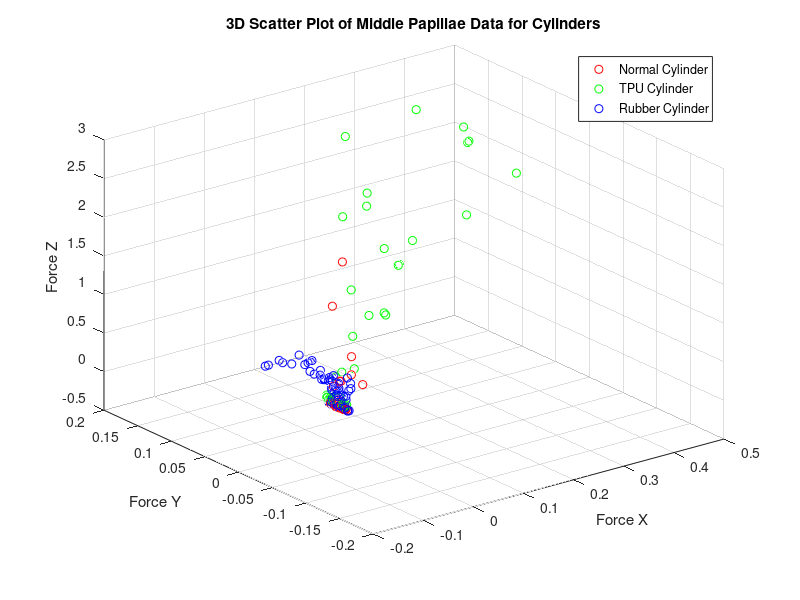
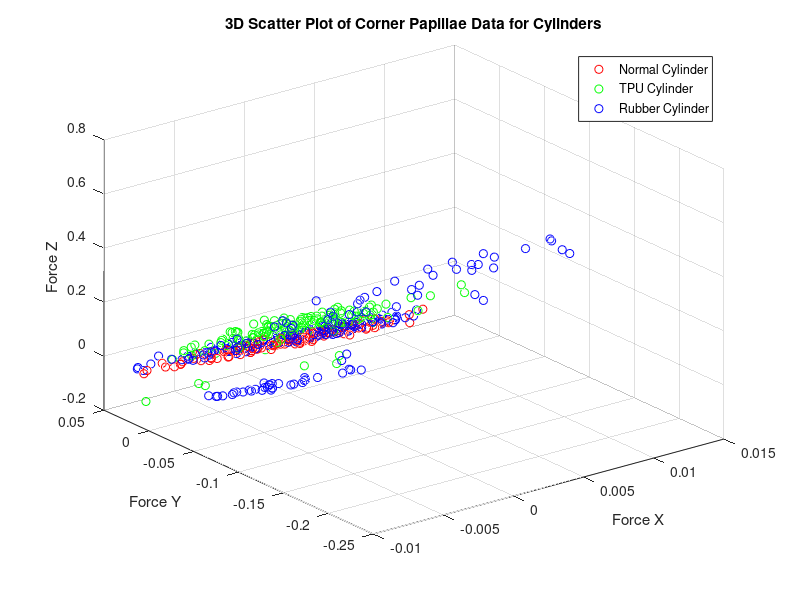

The MATLAB source for these figures, in order:
%% A.3.a
% ALl DATA
% cylinder_normal = load('Data_set/cylinder_papillarray_single.mat');
% cylinder_TPU = load('Data_set/cylinder_TPU_papillarray_single.mat');
% cylinder_rubber = load('Data_set/cylinder_rubber_papillarray_single.mat');

% PEAK DATA
cylinder_normal = load('Peak_Data/cylinder_peak_data.mat');
cylinder_TPU = load('Peak_Data/cylinder_TPU_peak_data.mat');
cylinder_rubber = load('Peak_Data/cylinder_rubber_peak_data.mat');

% Extract the force data from the middle papillae (Index 4 according to diagram)
index = 4; 

% ALl DATA
% cylinder_normal_middle_force = cylinder_normal.sensor_matrices_force(:, (index-1)*3+1:index*3);
% cylinder_TPU_middle_force = cylinder_TPU.sensor_matrices_force(:, (index-1)*3+1:index*3);
% cylinder_rubber_middle_force = cylinder_rubber.sensor_matrices_force(:, (index-1)*3+1:index*3);

% PEAK DATA
cylinder_normal_middle_force = cylinder_normal.peak_tactile_force(:, (index-1)*3+1:index*3);
cylinder_TPU_middle_force = cylinder_TPU.peak_tactile_force(:, (index-1)*3+1:index*3);
cylinder_rubber_middle_force = cylinder_rubber.peak_tactile_force(:, (index-1)*3+1:index*3);


% Create the 3D scatter plot
figure;

scatter3(cylinder_normal_middle_force(:,1), cylinder_normal_middle_force(:,2), cylinder_normal_middle_force(:,3), 'r', 'DisplayName', 'Normal Cylinder');
hold on;
scatter3(cylinder_TPU_middle_force(:,1), cylinder_TPU_middle_force(:,2), cylinder_TPU_middle_force(:,3), 'g', 'DisplayName', 'TPU Cylinder');
scatter3(cylinder_rubber_middle_force(:,1), cylinder_rubber_middle_force(:,2), cylinder_rubber_middle_force(:,3), 'b', 'DisplayName', 'Rubber Cylinder');

xlabel('Force X');
ylabel('Force Y');
zlabel('Force Z');
title('3D Scatter Plot of Middle Papillae Data for Cylinders');
legend;
grid on;

%% A.3.b


index = 2; % Corner index

% ALl DATA
% cylinder_normal_corner_force = cylinder_normal.sensor_matrices_force(:, (index-1)*3+1:index*3);
% cylinder_TPU_corner_force = cylinder_TPU.sensor_matrices_force(:, (index-1)*3+1:index*3);
% cylinder_rubber_corner_force = cylinder_rubber.sensor_matrices_force(:, (index-1)*3+1:index*3);

% PEAK DATA
cylinder_normal_corner_force = cylinder_normal.peak_tactile_force(:, (index-1)*3+1:index*3);
cylinder_TPU_corner_force = cylinder_TPU.peak_tactile_force(:, (index-1)*3+1:index*3);
cylinder_rubber_corner_force = cylinder_rubber.peak_tactile_force(:, (index-1)*3+1:index*3);

% Create the 3D scatter plot
figure;

scatter3(cylinder_normal_corner_force(:,1), cylinder_normal_corner_force(:,2), cylinder_normal_corner_force(:,3), 'r', 'DisplayName', 'Normal Cylinder');
hold on;
scatter3(cylinder_TPU_corner_force(:,1), cylinder_TPU_corner_force(:,2), cylinder_TPU_corner_force(:,3), 'g', 'DisplayName', 'TPU Cylinder');
scatter3(cylinder_rubber_corner_force(:,1), cylinder_rubber_corner_force(:,2), cylinder_rubber_corner_force(:,3), 'b', 'DisplayName', 'Rubber Cylinder');

xlabel('Force X');
ylabel('Force Y');
zlabel('Force Z');
title('3D Scatter Plot of Corner Papillae Data for Cylinders');
legend;
grid on;

